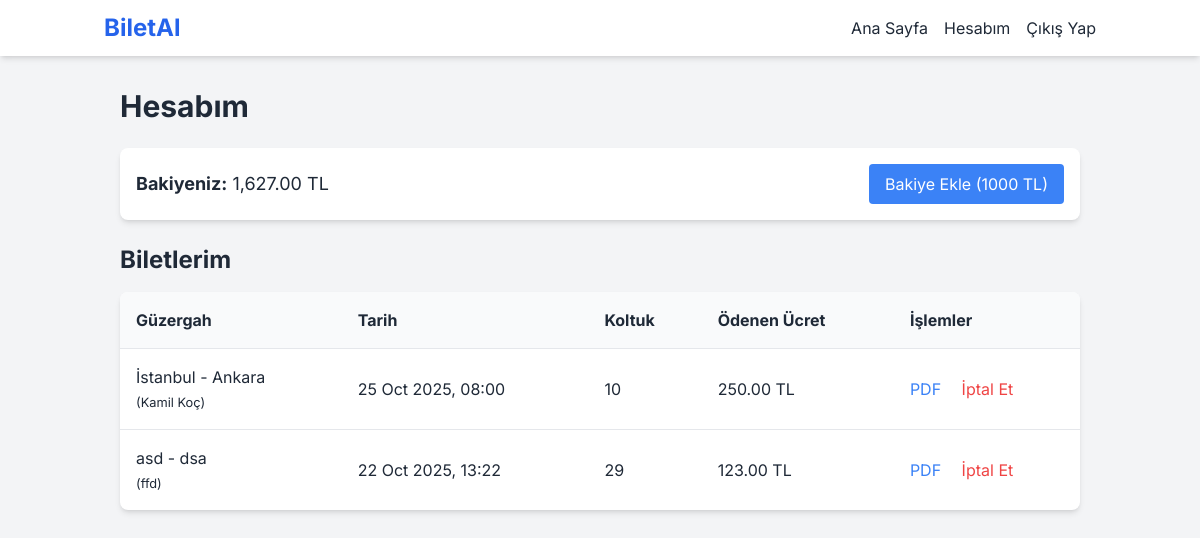
/hesabim.php (signed in), run on the app's committed database.
### tables this page shows
CREATE TABLE users (
                id INTEGER PRIMARY KEY AUTOINCREMENT, fullname TEXT NOT NULL, email TEXT NOT NULL UNIQUE,
                password TEXT NOT NULL, role TEXT NOT NULL DEFAULT 'User', company_id INTEGER,
                balance REAL NOT NULL DEFAULT 0.0, FOREIGN KEY (company_id) REFERENCES companies(id)
            );

CREATE TABLE bookings (
                id INTEGER PRIMARY KEY AUTOINCREMENT, user_id INTEGER NOT NULL, trip_id INTEGER NOT NULL,
                seat_number INTEGER NOT NULL, price_paid REAL NOT NULL, booking_time TEXT DEFAULT CURRENT_TIMESTAMP,
                FOREIGN KEY (user_id) REFERENCES users(id), FOREIGN KEY (trip_id) REFERENCES trips(id)
            );

CREATE TABLE trips (
                id INTEGER PRIMARY KEY AUTOINCREMENT, company_id INTEGER NOT NULL, departure_location TEXT NOT NULL,
                arrival_location TEXT NOT NULL, departure_time TEXT NOT NULL, price REAL NOT NULL,
                seat_count INTEGER NOT NULL, FOREIGN KEY (company_id) REFERENCES companies(id)
            );

CREATE TABLE companies (id INTEGER PRIMARY KEY AUTOINCREMENT, name TEXT NOT NULL UNIQUE, created_at TEXT DEFAULT CURRENT_TIMESTAMP);

### hesabim.php (the view, shortened to what this page needs)
<?php
require_once 'config.php';
$stmt = $pdo->prepare("SELECT balance FROM users WHERE id = ?");
$stmt->execute([$_SESSION['user_id']]);
$balance = $stmt->fetchColumn();
$stmt = $pdo->prepare("SELECT b.*, t.departure_location, t.arrival_location, t.departure_time, c.name as company_name FROM bookings b JOIN trips t ON b.trip_id = t.id JOIN companies c ON t.company_id = c.id WHERE b.user_id = ? ORDER BY t.departure_time DESC");
$stmt->execute([$_SESSION['user_id']]);
$bookings = $stmt->fetchAll();
include 'header.php';
?>
<h1 class="text-3xl font-bold mb-6">Hesabım</h1>
<div class="flex justify-between items-center mb-6 bg-white p-4 rounded-lg shadow-md">
    <p class="text-lg"><strong>Bakiyeniz:</strong> <?php echo number_format($balance, 2); ?> TL</p>
    <form action="hesabim.php" method="POST">
        <button type="submit" name="add_balance" class="bg-blue-500 text-white px-4 py-2 rounded hover:bg-blue-600">Bakiye Ekle (1000 TL)</button>
    </form>
</div>
<h2 class="text-2xl font-bold mb-4">Biletlerim</h2>
<div class="bg-white rounded-lg shadow-md overflow-x-auto">
    <table class="w-full text-left">
        <thead class="bg-gray-50">
           <tr>
               <th class="p-4">Güzergah</th>
               <th class="p-4">Tarih</th>
               <th class="p-4">Koltuk</th>
               <th class="p-4">Ödenen Ücret</th>
               <th class="p-4">İşlemler</th>
           </tr>
        </thead>
        <tbody>
            <?php if (empty($bookings)): ?>
                <tr><td colspan="5" class="p-4 text-center">Hiç biletiniz bulunmuyor.</td></tr>
            <?php else: ?>
                <?php foreach($bookings as $booking):
                    $can_cancel = (new DateTime($booking['departure_time']) > (new DateTime())->add(new DateInterval('PT1H')));
                ?>
                <tr class="border-t">
                    <td class="p-4"><?php echo htmlspecialchars($booking['departure_location']) . ' - ' . htmlspecialchars($booking['arrival_location']); ?> <br><small>(<?php echo htmlspecialchars($booking['company_name']); ?>)</small></td>
                    <td class="p-4"><?php echo date('d M Y, H:i', strtotime($booking['departure_time'])); ?></td>
                    <td class="p-4"><?php echo $booking['seat_number']; ?></td>
                    <td class="p-4"><?php echo number_format($booking['price_paid'], 2); ?> TL</td>
                    <td class="p-4">
                         <a href="biletgoruntule.php?booking_id=<?php echo $booking['id']; ?>" class="text-blue-500 hover:underline mr-4" target="_blank">PDF</a>
                         <?php if ($can_cancel): ?>
                         <form action="hesabim.php" method="POST" class="inline" onsubmit="return confirm('Bu bileti iptal etmek istediğinize emin misiniz?');">
                             <button type="submit" name="cancel_booking" class="text-red-500 hover:underline">İptal Et</button>
                         </form>
                         <?php endif; ?>
                    </td>
                </tr>
                <?php endforeach; ?>
            <?php endif; ?>
        </tbody>
    </table>
</div>
<?php require_once 'footer.php'; ?>

### header.php (style rules this page uses)
body { font-family: 'Inter', sans-serif; }

### data on the page
users: balance "1,627.00"
bookings: trip.departure_location "İstanbul", trip.arrival_location "Ankara", companies.name "Kamil Koç", trip.departure_time "25 Oct 2025, 08:00", seat_number "10", price_paid "250.00"
bookings: trip.departure_location "asd", trip.arrival_location "dsa", companies.name "ffd", trip.departure_time "22 Oct 2025, 13:22", seat_number "29", price_paid "123.00"
